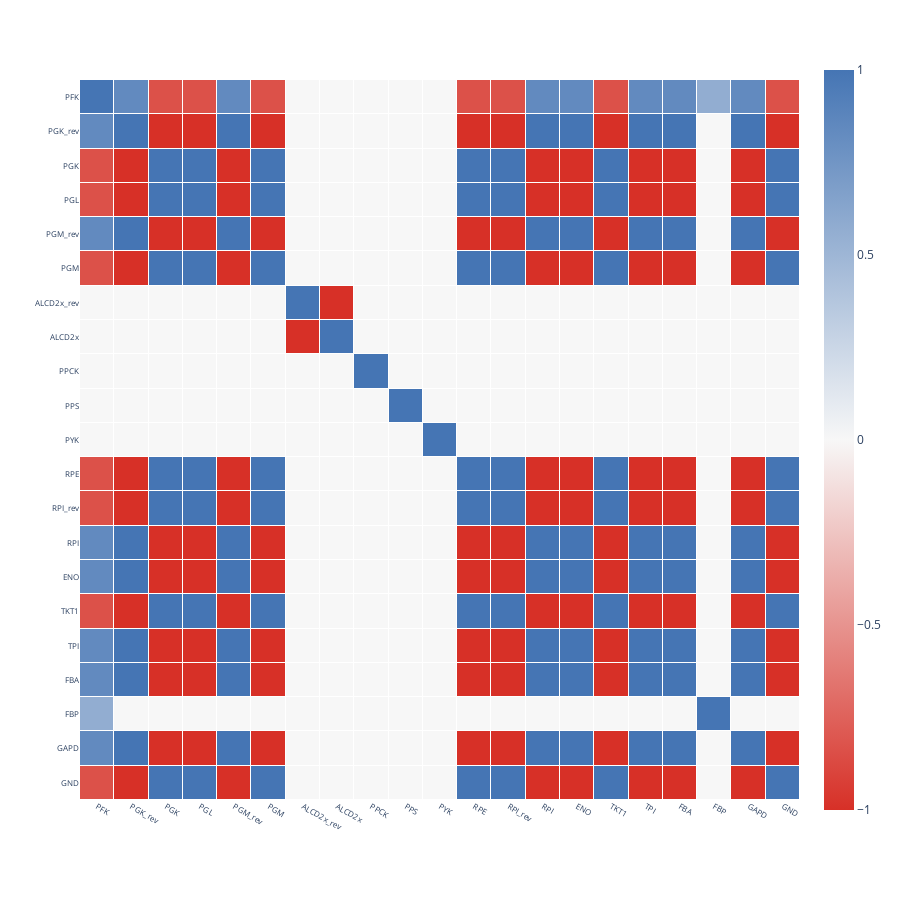
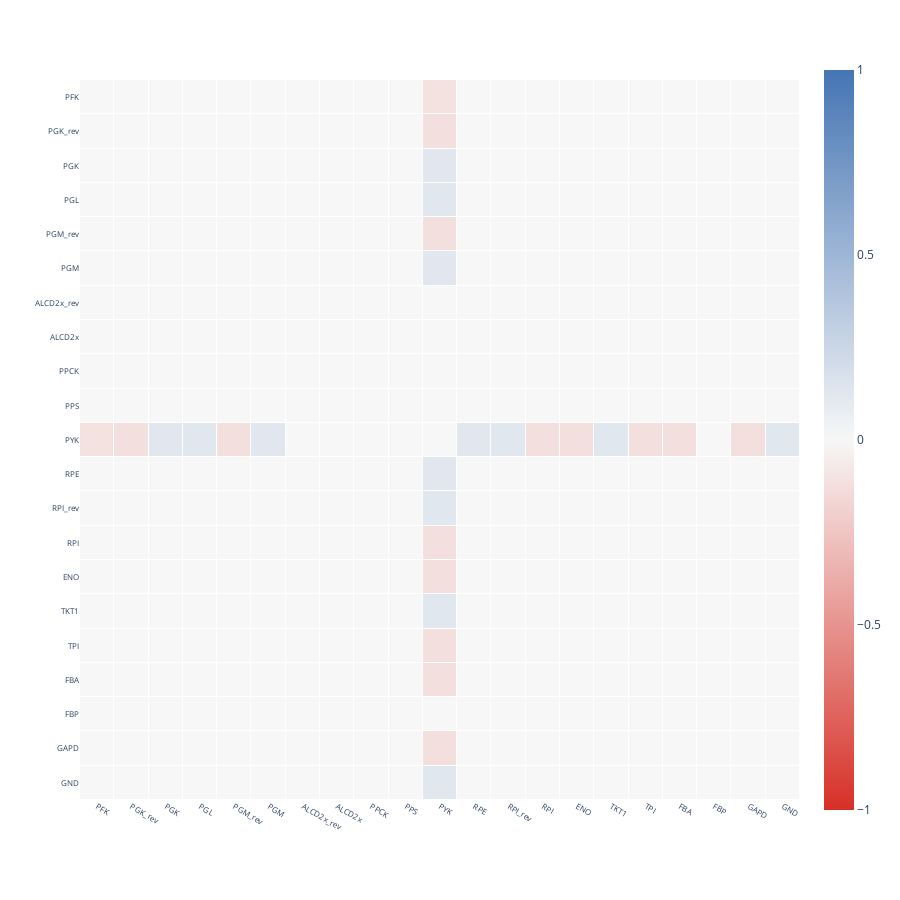
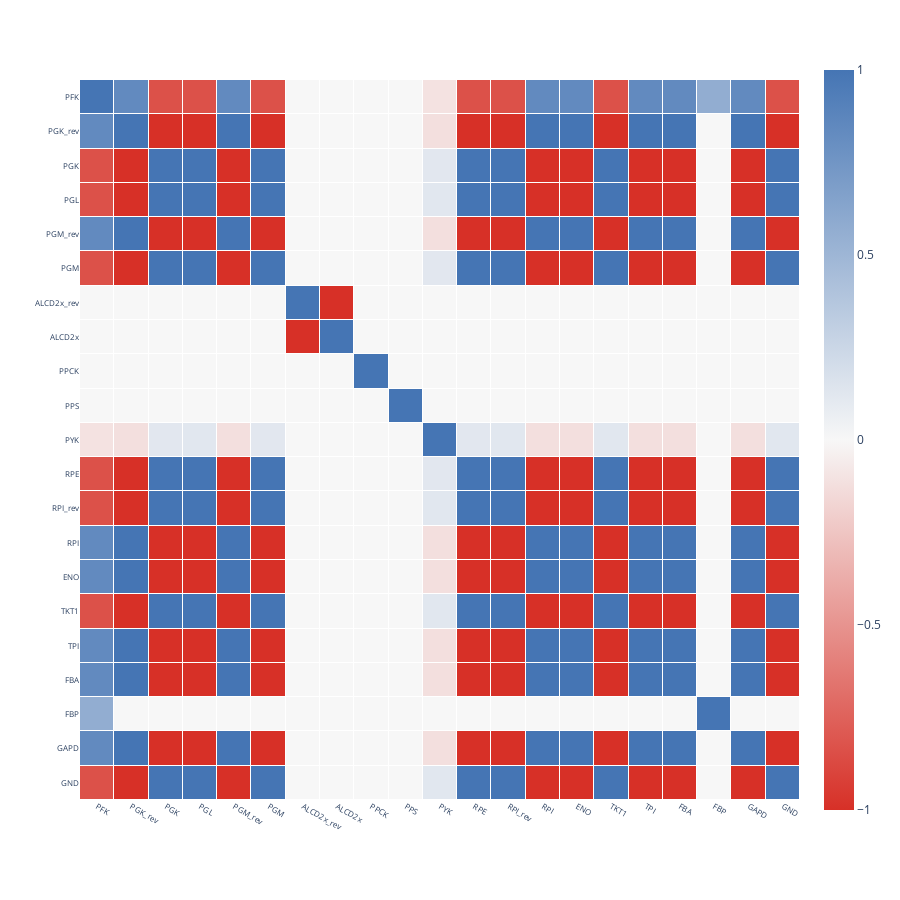

Write notebook code for charts like these, in order.
### Code cell
cobra_reactions_str = [str(reaction.id) for reaction in ec_cobra_model.reactions]

plot_correlation_matrix(linear_correlation_matrix_no_metabolites, extended_reactions, label_font_size=8)
plot_correlation_matrix(non_linear_correlation_matrix_no_metabolites, extended_reactions, label_font_size=8)
plot_correlation_matrix(mixed_correlation_matrix_no_metabolites, extended_reactions, label_font_size=8)

### Figure 1 — Plotly figure (JSON) as saved in the notebook; plotly's stock layout.template omitted (floating-point values rounded to 4 significant figures; data arrays with more than 128 entries replaced by an {"elided": "..."} marker saying what was removed)
{"data": [{"coloraxis": "coloraxis", "hoverongaps": false, "hovertemplate": "x: %{x}<br>y: %{y}<br>color: %{z}<extra></extra>", "name": "0", "type": "heatmap", "x": ["PFK", "PGK_rev", "PGK", "PGL", "PGM_rev", "PGM", "ALCD2x_rev", "ALCD2x", "PPCK", "PPS", "PYK", "RPE", "RPI_rev", "RPI", "ENO", "TKT1", "TPI", "FBA", "FBP", "GAPD", "GND"], "xaxis": "x", "xgap": 1, "y": ["PFK", "PGK_rev", "PGK", "PGL", "PGM_rev", "PGM", "ALCD2x_rev", "ALCD2x", "PPCK", "PPS", "PYK", "RPE", "RPI_rev", "RPI", "ENO", "TKT1", "TPI", "FBA", "FBP", "GAPD", "GND"], "yaxis": "y", "ygap": 1, "z": {"elided": "21x21 float values"}}], "layout": {"coloraxis": {"cmax": 1, "cmin": -1, "colorscale": [[0, "#d73027"], [0.5, "#f7f7f7"], [1, "#4575b4"]]}, "height": 900, "margin": {"t": 60}, "plot_bgcolor": "rgba(0,0,0,0)", "width": 900, "xaxis": {"anchor": "y", "constrain": "domain", "domain": [0, 1], "scaleanchor": "y", "tickfont": {"size": 8}}, "yaxis": {"anchor": "x", "autorange": "reversed", "constrain": "domain", "domain": [0, 1], "tickfont": {"size": 8}}}}

### Figure 2 — Plotly figure (JSON) as saved in the notebook; plotly's stock layout.template omitted (floating-point values rounded to 4 significant figures; data arrays with more than 128 entries replaced by an {"elided": "..."} marker saying what was removed)
{"data": [{"coloraxis": "coloraxis", "hoverongaps": false, "hovertemplate": "x: %{x}<br>y: %{y}<br>color: %{z}<extra></extra>", "name": "0", "type": "heatmap", "x": ["PFK", "PGK_rev", "PGK", "PGL", "PGM_rev", "PGM", "ALCD2x_rev", "ALCD2x", "PPCK", "PPS", "PYK", "RPE", "RPI_rev", "RPI", "ENO", "TKT1", "TPI", "FBA", "FBP", "GAPD", "GND"], "xaxis": "x", "xgap": 1, "y": ["PFK", "PGK_rev", "PGK", "PGL", "PGM_rev", "PGM", "ALCD2x_rev", "ALCD2x", "PPCK", "PPS", "PYK", "RPE", "RPI_rev", "RPI", "ENO", "TKT1", "TPI", "FBA", "FBP", "GAPD", "GND"], "yaxis": "y", "ygap": 1, "z": {"elided": "21x21 float values"}}], "layout": {"coloraxis": {"cmax": 1, "cmin": -1, "colorscale": [[0, "#d73027"], [0.5, "#f7f7f7"], [1, "#4575b4"]]}, "height": 900, "margin": {"t": 60}, "plot_bgcolor": "rgba(0,0,0,0)", "width": 900, "xaxis": {"anchor": "y", "constrain": "domain", "domain": [0, 1], "scaleanchor": "y", "tickfont": {"size": 8}}, "yaxis": {"anchor": "x", "autorange": "reversed", "constrain": "domain", "domain": [0, 1], "tickfont": {"size": 8}}}}

### Figure 3 — Plotly figure (JSON) as saved in the notebook; plotly's stock layout.template omitted (floating-point values rounded to 4 significant figures; data arrays with more than 128 entries replaced by an {"elided": "..."} marker saying what was removed)
{"data": [{"coloraxis": "coloraxis", "hoverongaps": false, "hovertemplate": "x: %{x}<br>y: %{y}<br>color: %{z}<extra></extra>", "name": "0", "type": "heatmap", "x": ["PFK", "PGK_rev", "PGK", "PGL", "PGM_rev", "PGM", "ALCD2x_rev", "ALCD2x", "PPCK", "PPS", "PYK", "RPE", "RPI_rev", "RPI", "ENO", "TKT1", "TPI", "FBA", "FBP", "GAPD", "GND"], "xaxis": "x", "xgap": 1, "y": ["PFK", "PGK_rev", "PGK", "PGL", "PGM_rev", "PGM", "ALCD2x_rev", "ALCD2x", "PPCK", "PPS", "PYK", "RPE", "RPI_rev", "RPI", "ENO", "TKT1", "TPI", "FBA", "FBP", "GAPD", "GND"], "yaxis": "y", "ygap": 1, "z": {"elided": "21x21 float values"}}], "layout": {"coloraxis": {"cmax": 1, "cmin": -1, "colorscale": [[0, "#d73027"], [0.5, "#f7f7f7"], [1, "#4575b4"]]}, "height": 900, "margin": {"t": 60}, "plot_bgcolor": "rgba(0,0,0,0)", "width": 900, "xaxis": {"anchor": "y", "constrain": "domain", "domain": [0, 1], "scaleanchor": "y", "tickfont": {"size": 8}}, "yaxis": {"anchor": "x", "autorange": "reversed", "constrain": "domain", "domain": [0, 1], "tickfont": {"size": 8}}}}
